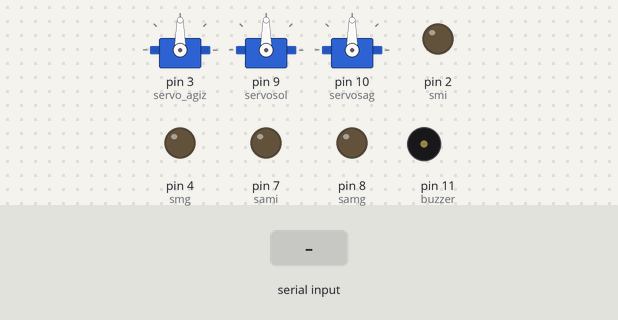
Simulated run of this sketch. Board: Arduino Uno, built with avr-gcc and run on an emulated ATmega328P. Parts: 3 × servo, output pins drawn as LEDs (lit = HIGH), buzzer (waves = sounding, pin HIGH). The test bench sets the inputs (shaded band).

Above: at 1.2 s.
1.3 s: "4" received over the second serial link
At 1.8 s:
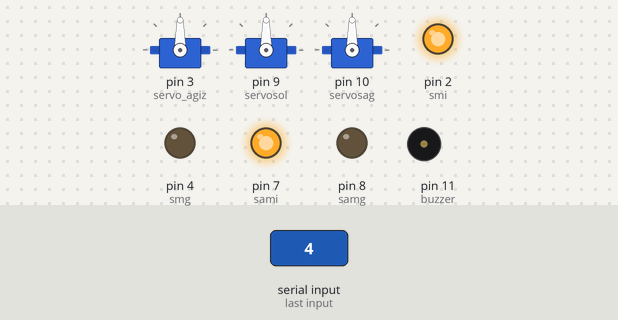
2.8 s: "6" received over the second serial link
At 4.0 s:
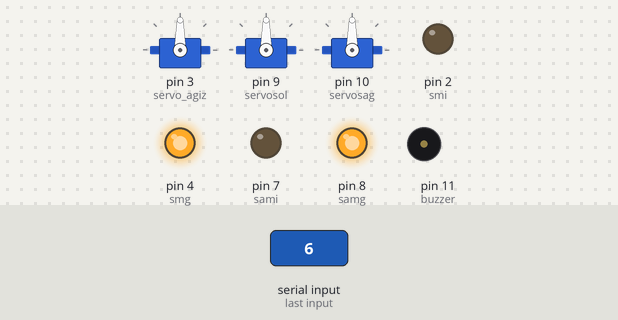
4.3 s: "0" received over the second serial link
At 5.3 s:
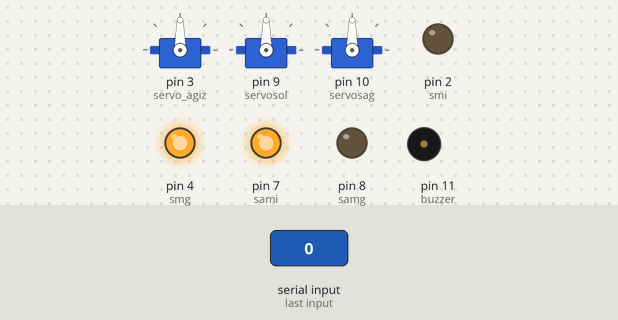
5.8 s: "2" received over the second serial link
At 6.5 s:
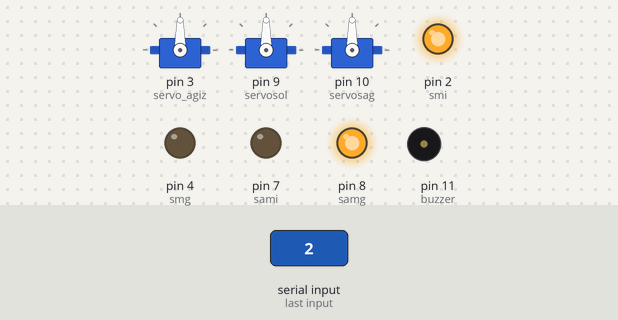
7.3 s: "9" received over the second serial link
At 7.6 s:
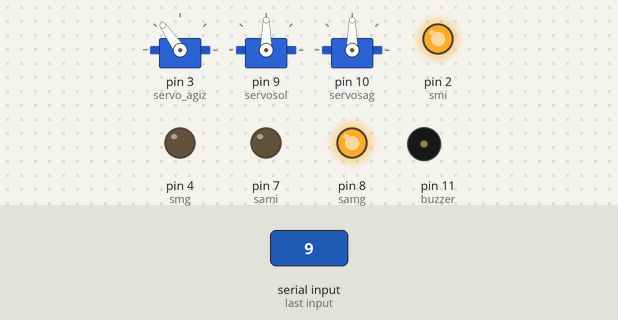
8.8 s: "1" received over the second serial link
At 9.9 s:
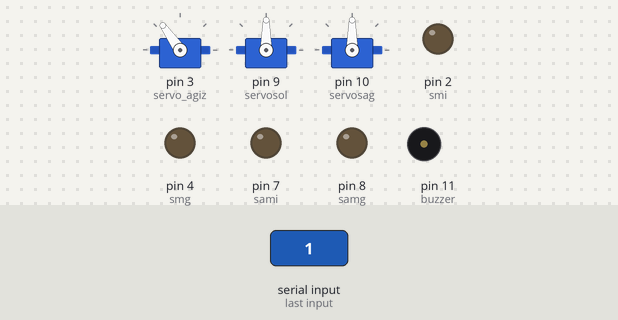
Timing chart, 0 to 11.3 s (numbered marks = the images above; inputs shaded):
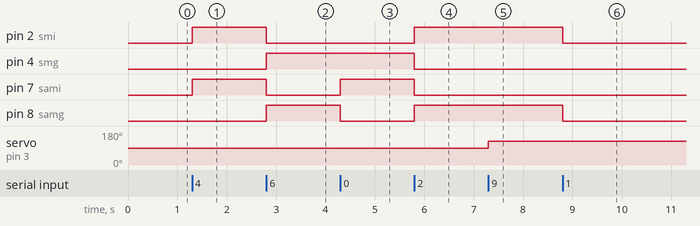

The sketch:

kenevirci_V1.2.ino
```cpp
#include <Servo.h>
#include <SoftwareSerial.h>

SoftwareSerial bt_iletisim (5, 6);

Servo servo_agiz;
Servo servosol;
Servo servosag;

int data;
int samg = 8;
int sami = 7;
int smi = 2;
int smg = 4;
int buzzer = 11;


void setup() {
  // put your setup code here, to run once:
  pinMode (smg, OUTPUT);
  pinMode (smi, OUTPUT);
  pinMode (sami, OUTPUT);
  pinMode (samg, OUTPUT);
  pinMode (buzzer, OUTPUT);
  servo_agiz.attach(3);
  servosol.attach(9);
  servosag.attach(10);
  bt_iletisim.begin(9600);

}

void loop()
{
  if (bt_iletisim.available())
  {

    int data = bt_iletisim.read();

    if (data == '4') {
      digitalWrite(smi, 1);
      digitalWrite(smg, 0);
      digitalWrite(sami, 1);
      digitalWrite(samg, 0);
    }
    if (data == '1') {
      digitalWrite(smi, 0);
      digitalWrite(smg, 0);
      digitalWrite(sami, 0);
      digitalWrite(samg, 0);
    }
    if (data == '6') {
      digitalWrite(smi, 0);
      digitalWrite(smg, 1);
      digitalWrite(sami, 0);
      digitalWrite(samg, 1);
    }
    if (data == '0') {
      digitalWrite(smi, 0);
      digitalWrite(smg, 1);
      digitalWrite(sami, 1);
      digitalWrite(samg, 0);
    }
    if (data == '2') {
      digitalWrite(smi, 1);
      digitalWrite(smg, 0);
      digitalWrite(sami, 0);
      digitalWrite(samg, 1);
    }
    if (data == '9') {
      servo_agiz.write(125);
    }
    if (data == '8') {
      servo_agiz.write(65);
    }
    if (data == 'q') {
      servosag.write(0);
      servosol.write(180);
    }
    if (data == 'w') {
      servosag.write(22);
      servosol.write(150);
    }
    if (data == 'e') {
      servosag.write(44);
      servosol.write(125);
    }
    if (data == 'r') {
      servosag.write(66);
      servosol.write(102);
    }
    if (data == 'y') {
      digitalWrite(buzzer,HIGH);
      servo_agiz.write(95);
    }
    if (data == 't') {
      digitalWrite(buzzer,LOW);
      servo_agiz.write(110);
    }


  }

}
```

Measured:
- after the input at 1.3 s, pin 2 (smi), pin 7 (sami): LOW → HIGH at once
- after the input at 2.8 s, pin 2 (smi), pin 7 (sami): HIGH → LOW at once; pin 4 (smg), pin 8 (samg): LOW → HIGH at once
- after the input at 4.3 s, pin 7 (sami): LOW → HIGH at once; pin 8 (samg): HIGH → LOW at once
- after the input at 5.8 s, pin 2 (smi), pin 8 (samg): LOW → HIGH at once; pin 4 (smg), pin 7 (sami): HIGH → LOW at once
- after the input at 7.3 s, servo on pin 3 (servo_agiz): 90° → 125° at once
- after the input at 8.8 s, pin 2 (smi), pin 8 (samg): HIGH → LOW at once
